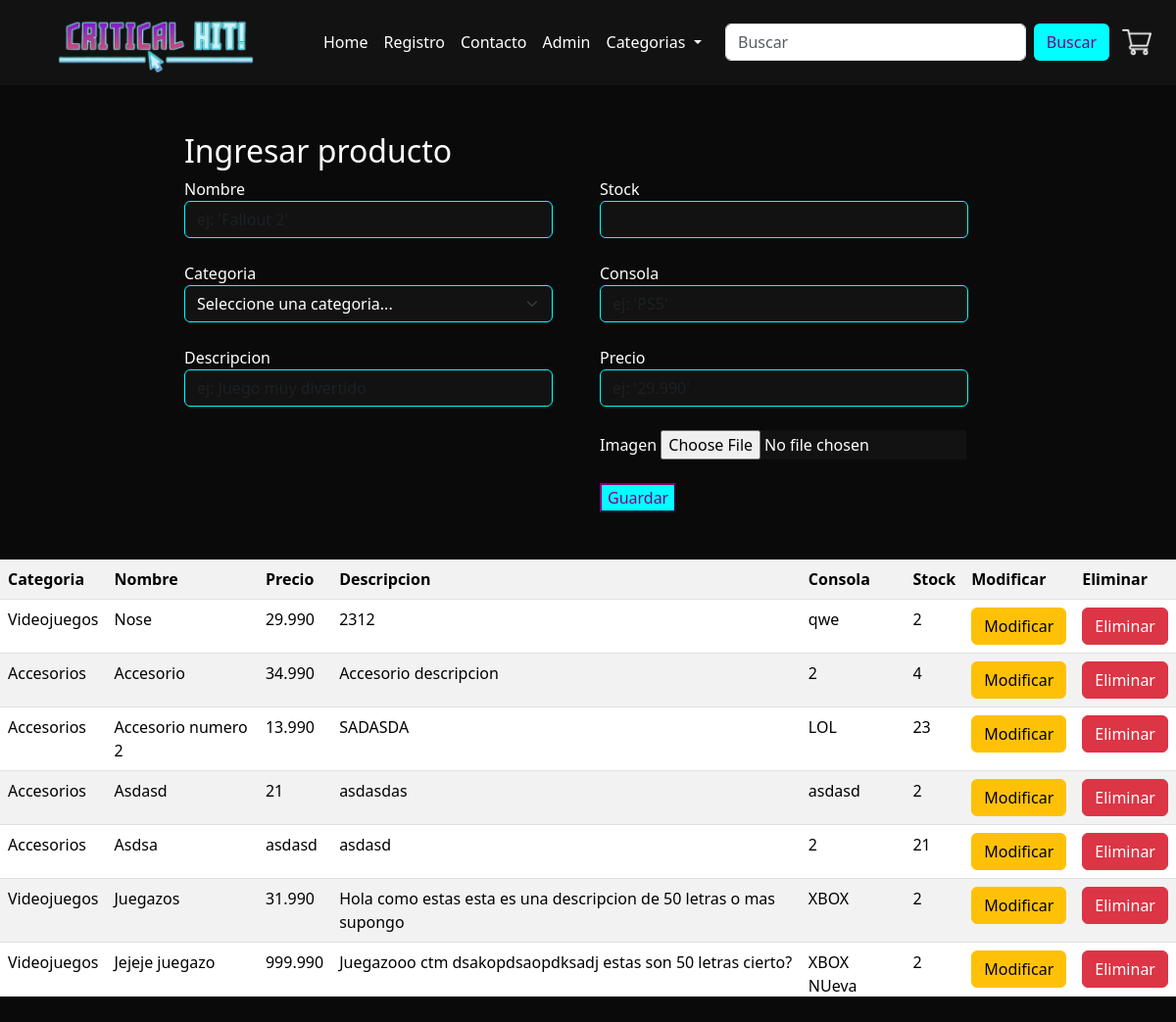
The page /pagina/admin on the database its author committed.
### pagina/models.py (models this page shows, shortened)
class Producto(models.Model):
    nombre      = models.CharField(max_length=40, unique=True)
    categoria   = models.ForeignKey('Categoria', on_delete=models.CASCADE)
    descripcion  = models.CharField(max_length=500)
    consola   = models.CharField(max_length=50)
    precio   = models.CharField(max_length=50)
    stock      = models.IntegerField()
    imagen = models.FileField(upload_to='Images/', default='Images/juego6.jpg')

class Categoria(models.Model):
    nombre = models.CharField(max_length=100, unique=True)

### pagina/views.py (the view, shortened to what this page needs)
# urls.py: path('admin', views.admin, name='admin'),
def admin(request):
    context = {}
    context['productos'] = Producto.objects.all()
    context['categoria'] = Categoria.objects.all()
    return render(request, 'admin.html', context)

### pagina/templates/admin.html (shortened to what this page needs)
{% extends "plantillaBase.html"  %}
{% block contenido %}
{% load static %}
<form class="form" method="post" enctype="multipart/form-data" action="{% url 'admin' %}" >
    <div class="container-fluid">
      <div class="row justify-content-center">
        <div class="col-10 col-md-4 mt-5">
            <div class="form-group mb-4">
               <h2>Ingresar producto</h2>
              <label for="exampleInputEmail1">
                Nombre
              </label>
              <input type="text" name="txtNombre" class="txtNombre form-control" value="{{item.nombre}}" placeholder="ej: 'Fallout 2'" style="color: white; background-color: #121212; border-color: cyan; "/>
            </div>
            <div class="form-group mb-4">
              <label for="exampleInputEmail1">
                Categoria<br>
              </label>
              <select name="cmbCategoria" class="txtCategoria form-select form-select-md mb-3" aria-label=".form-select-md example" style="color: white; background-color: #121212; border-color: cyan;">
                <option value=0 selected>Seleccione una categoria...</option>
              </select>
            </div>
            <div class="form-group mb-3">
              <label for="exampleInputPassword1">
                Descripcion
              </label>
              <input type="text" class="txtDescripcion form-control" name="txtDescripcion" value="{{item.descripcion}}" placeholder="ej: Juego muy divertido" id="exampleInputPassword1" style="color: white; background-color: #121212; border-color: cyan;"/>
            </div>
        </div>
        <div class="col-10 col-md-4 m-4 mb-5 mt-md-5 ">
            <div class="form-group mb-4">
              <h2><br></h2>
              <label for="exampleInputEmail1">
                Stock
              </label>
              <input name="txtStock" min="0" value="{{item.stock}}"  type="number"
                  class="txtStock form-control form-control" style="color: white; background-color: #121212; border-color: cyan;" />
              </div>
            <div class="form-group mb-4">
              <label for="exampleInputEmail1">
                Consola
              </label>
              <input type="text" name="txtConsola" class="txtConsola form-control" id="exampleInputEmail1" value="{{item.consola}}" placeholder="ej: 'PS5'" style="color: white; background-color: #121212; border-color: cyan;"/>
            </div>
            <div class="form-group mb-4">
              <label for="exampleInputEmail1">
                Precio
              </label>
              <input type="text" name="txtPrecio" class="txtPrecio form-control" id="txtEmail" value="{{item.precio}}"  placeholder="ej: '29.990'" style="color: white; background-color: #121212; border-color: cyan;"/>
            </div>
            <div class="form-group mb-4">
              <label for="exampleFormControlFile1">Imagen</label>
              <input type="file" class="txtImagen form-control-file" name="txtImagen" value="{{item.imagen}}" id="exampleFormControlFile1" style="color: white; background-color: #121212; border-color: cyan;">
            </div>
            <input type="button" name="btnEnviar" class="btnEnviar" value="Guardar" style="color: white; background-color: cyan; color: purple; border-color: purple;">
        </div>
      </div>
    </div>
  </form>
{% endblock %}
{% block listado %}
    <table class="table table-responsive table-striped">
        <tr>
            <th>Categoria</th>
            <th>Nombre</th>
            <th>Precio</th>
            <th>Descripcion</th>
            <th>Consola</th>
            <th>Stock</th>
            <th>Modificar</th>
            <th>Eliminar</th>
        </tr>
    {% for item in productos %}
        <tr>
            <td>{{ item.categoria.nombre| title }}</td>
            <td>{{ item.nombre| capfirst }}</td>
            <td>{{ item.precio }}</td>
            <td>{{ item.descripcion }}</td>
            <td>{{ item.consola }}</td>
            <td>{{ item.stock }}</td>
            <td><a href="{% url 'buscarProducto' pk=item.id %}" class="btn btn-warning">Modificar</a></td>
            <td><a href="{% url 'eliminarProducto' pk=item.id %}" class="btn btn-danger">Eliminar</a></td>
    {% endfor %}
    </table>
{% endblock %}

### pagina/templates/plantillaBase.html (style rules this page uses)
.body { background-color: #121212; }
* { color: white; }

### rows shown on the page
Producto: categoria.nombre "Videojuegos", nombre "Nose", precio "29.990", descripcion "2312", consola "qwe", stock "2"
Producto: categoria.nombre "Accesorios", nombre "Accesorio", precio "34.990", descripcion "Accesorio descripcion", consola "2", stock "4"
Producto: categoria.nombre "Accesorios", nombre "Accesorio numero 2", precio "13.990", descripcion "SADASDA", consola "LOL", stock "23"
Producto: categoria.nombre "Accesorios", nombre "Asdasd", precio "21", descripcion "asdasdas", consola "asdasd", stock "2"
Producto: categoria.nombre "Accesorios", nombre "Asdsa", precio "asdasd", descripcion "asdasd", consola "2", stock "21"
Producto: categoria.nombre "Videojuegos", nombre "Juegazos", precio "31.990", descripcion "Hola como estas esta es una descripcion de 50 letras o mas supongo", consola "XBOX", stock "2"
Producto: categoria.nombre "Videojuegos", nombre "Jejeje juegazo", precio "999.990", descripcion "Juegazooo ctm dsakopdsaopdksadj estas son 50 letras cierto?", consola "XBOX NUeva", stock "2"
